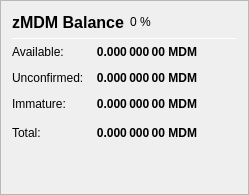
                   <widget class="QFrame" name="frame_ZerocoinBalances">
                    <property name="frameShape">
                     <enum>QFrame::StyledPanel</enum>
                    </property>
                    <property name="frameShadow">
                     <enum>QFrame::Raised</enum>
                    </property>
                    <layout class="QVBoxLayout" name="verticalLayout_7">
                     <item>
                      <layout class="QHBoxLayout" name="horizontalLayout_8" stretch="0,0,0">
                       <item>
                        <widget class="QLabel" name="label_5z_3">
                         <property name="minimumSize">
                          <size>
                           <width>0</width>
                           <height>20</height>
                          </size>
                         </property>
                         <property name="font">
                          <font>
                           <pointsize>12</pointsize>
                           <weight>75</weight>
                           <bold>true</bold>
                          </font>
                         </property>
                         <property name="text">
                          <string>zMDM Balance</string>
                         </property>
                        </widget>
                       </item>
                       <item>
                        <widget class="QLabel" name="labelzMDMPercent">
                         <property name="text">
                          <string notr="true">0 %</string>
                         </property>
                        </widget>
                       </item>
                       <item>
                        <spacer name="horizontalSpacer_11">
                         <property name="orientation">
                          <enum>Qt::Horizontal</enum>
                         </property>
                         <property name="sizeHint" stdset="0">
                          <size>
                           <width>40</width>
                           <height>20</height>
                          </size>
                         </property>
                        </spacer>
                       </item>
                      </layout>
                     </item>
                     <item>
                      <widget class="Line" name="line_ZerocoinBalance">
                       <property name="minimumSize">
                        <size>
                         <width>0</width>
                         <height>1</height>
                        </size>
                       </property>
                       <property name="maximumSize">
                        <size>
                         <width>16777215</width>
                         <height>1</height>
                        </size>
                       </property>
                       <property name="orientation">
                        <enum>Qt::Horizontal</enum>
                       </property>
                      </widget>
                     </item>
                     <item>
                      <layout class="QGridLayout" name="gridLayout_5">
                       <property name="spacing">
                        <number>12</number>
                       </property>
                       <item row="1" column="0">
                        <widget class="QLabel" name="labelzBalanceMatureText">
                         <property name="toolTip">
                          <string>Mature: more than 20 confirmation and more than 1 mint of the same denomination after it was minted.
These zMDM are spendable.</string>
                         </property>
                         <property name="text">
                          <string>Available:</string>
                         </property>
                        </widget>
                       </item>
                       <item row="1" column="1">
                        <widget class="QLabel" name="labelzBalanceMature">
                         <property name="font">
                          <font>
                           <weight>75</weight>
                           <bold>true</bold>
                          </font>
                         </property>
                         <property name="toolTip">
                          <string>Mature: more than 20 confirmation and more than 1 mint of the same denomination after it was minted.
These zMDM are spendable.</string>
                         </property>
                         <property name="text">
                          <string notr="true">0.000 000 00 MDM</string>
                         </property>
                         <property name="alignment">
                          <set>Qt::AlignRight|Qt::AlignTrailing|Qt::AlignVCenter</set>
                         </property>
                        </widget>
                       </item>
                       <item row="2" column="0">
                        <widget class="QLabel" name="labelzBalanceUnconfirmedText">
                         <property name="toolTip">
                          <string>Unconfirmed: less than 20 confirmations
Immature: confirmed, but less than 1 mint of the same denomination after it was minted</string>
                         </property>
                         <property name="text">
                          <string>Unconfirmed:</string>
                         </property>
                        </widget>
                       </item>
                       <item row="2" column="1">
                        <widget class="QLabel" name="labelzBalanceUnconfirmed">
                         <property name="font">
                          <font>
                           <weight>75</weight>
                           <bold>true</bold>
                          </font>
                         </property>
                         <property name="toolTip">
                          <string>Unconfirmed: less than 20 confirmations
Immature: confirmed, but less than 1 mint of the same denomination after it was minted</string>
                         </property>
                         <property name="text">
                          <string notr="true">0.000 000 00 MDM</string>
                         </property>
                         <property name="alignment">
                          <set>Qt::AlignRight|Qt::AlignTrailing|Qt::AlignVCenter</set>
                         </property>
                        </widget>
                       </item>
                       <item row="3" column="0">
                        <widget class="QLabel" name="labelzBalanceImmatureText">
                         <property name="toolTip">
                          <string>Unconfirmed: less than 20 confirmations
Immature: confirmed, but less than 1 mint of the same denomination after it was minted</string>
                         </property>
                         <property name="text">
                          <string>Immature:</string>
                         </property>
                        </widget>
                       </item>
                       <item row="3" column="1">
                        <widget class="QLabel" name="labelzBalanceImmature">
                         <property name="font">
                          <font>
                           <weight>75</weight>
                           <bold>true</bold>
                          </font>
                         </property>
                         <property name="toolTip">
                          <string>Unconfirmed: less than 20 confirmations
Immature: confirmed, but less than 1 mint of the same denomination after it was minted</string>
                         </property>
                         <property name="text">
                          <string notr="true">0.000 000 00 MDM</string>
                         </property>
                         <property name="alignment">
                          <set>Qt::AlignRight|Qt::AlignTrailing|Qt::AlignVCenter</set>
                         </property>
                        </widget>
                       </item>
                       <item row="4" column="0">
                        <widget class="QLabel" name="labelzBalanceText">
                         <property name="toolTip">
                          <string>Your current zMDM balance, unconfirmed and immature zMDM included.</string>
                         </property>
                         <property name="text">
                          <string>Total:</string>
                         </property>
                        </widget>
                       </item>
                       <item row="4" column="1">
                        <widget class="QLabel" name="labelzBalance">
                         <property name="font">
                          <font>
                           <weight>75</weight>
                           <bold>true</bold>
                          </font>
                         </property>
                         <property name="cursor">
                          <cursorShape>IBeamCursor</cursorShape>
                         </property>
                         <property name="toolTip">
                          <string>Your current zMDM balance, unconfirmed and immature zMDM included.</string>
                         </property>
                         <property name="text">
                          <string notr="true">0.000 000 00 MDM</string>
                         </property>
                         <property name="alignment">
                          <set>Qt::AlignRight|Qt::AlignTrailing|Qt::AlignVCenter</set>
                         </property>
                         <property name="textInteractionFlags">
                          <set>Qt::LinksAccessibleByMouse|Qt::TextSelectableByKeyboard|Qt::TextSelectableByMouse</set>
                         </property>
                        </widget>
                       </item>
                       <item row="4" column="2">
                        <spacer name="horizontalSpacer_4">
                         <property name="orientation">
                          <enum>Qt::Horizontal</enum>
                         </property>
                         <property name="sizeHint" stdset="0">
                          <size>
                           <width>40</width>
                           <height>20</height>
                          </size>
                         </property>
                        </spacer>
                       </item>
                      </layout>
                     </item>
                     <item>
                      <spacer name="verticalSpacer_4">
                       <property name="orientation">
                        <enum>Qt::Vertical</enum>
                       </property>
                       <property name="sizeHint" stdset="0">
                        <size>
                         <width>20</width>
                         <height>40</height>
                        </size>
                       </property>
                      </spacer>
                     </item>
                    </layout>
                   </widget>
